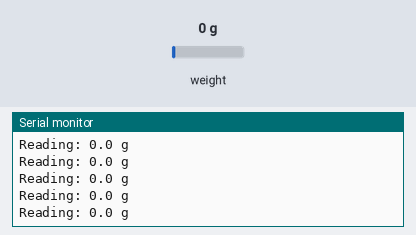
This sketch was run on a simulated Arduino Uno, built with avr-gcc and run on an emulated ATmega328P. On the bench: the last lines printed to the serial monitor. Inputs (shaded band) come from the test bench; at power-on: weight on the scale 0 g.

Above: at 2.2 s.
2.3 s: weight on the scale set to 100 g
At 2.31 s:
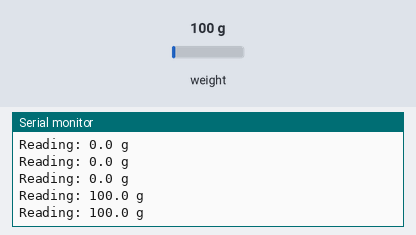
5.3 s: weight on the scale set to 1250 g
At 5.33 s:
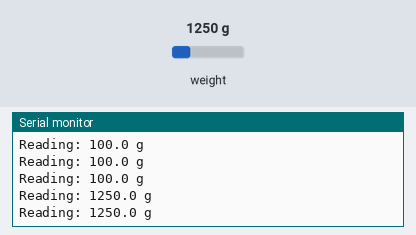
Timing chart, 0 to 8.3 s (numbered marks = the images above; inputs shaded):
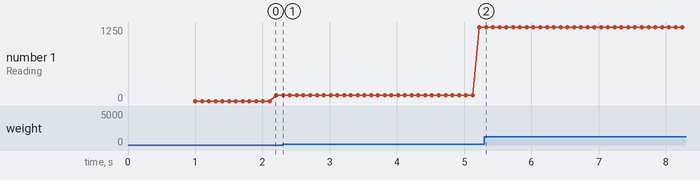

Measured:
- after the input at 2.3 s, the serial monitor: prints a new line at once (image 1)
- after the input at 5.3 s, the serial monitor: prints a new line at once (image 2)
- plotted number 1: 100 → 1250 after the input at 2.3 s

The sketch:

Weight.ino
```cpp
#include "HX711.h"

// HX711 circuit wiring
#define DOUT  A0
#define CLK   A1

HX711 scale;

void setup() {
  Serial.begin(57600);
  scale.begin(DOUT, CLK);
  scale.set_scale(-100);
  scale.tare();
}

void loop() {
  Serial.print("Reading: ");
  Serial.print(scale.get_units(), 1); //scale.get_units() returns a float
  Serial.print(" g"); //You can change this to kg but you'll need to refactor the calibration_factor
  Serial.println();
}
```

Main.ino
```cpp

```
